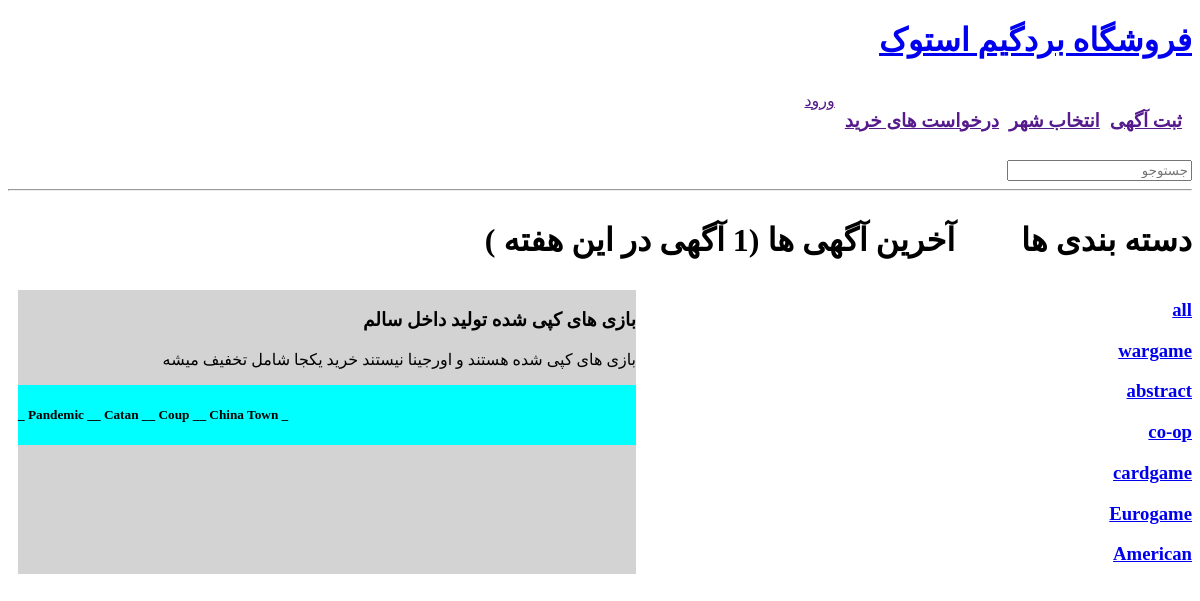
The app's page /?q=co-op with its own data.
### base/models.py (models this page shows, shortened)
class Deal(models.Model):
    STATUS = [
        ('0','OPEN DEAL'),
        ('1','SOLD'),
        ('2','SEMI SOLD'),
        ('3','UNKNOWN'),
    ]
    title = models.CharField(max_length=200,null=True)
    description = models.TextField(max_length=1500,null=True,blank=True)
    seller = models.ForeignKey(User,null=True,on_delete=models.CASCADE,related_name='seller')
    buyer = models.ManyToManyField(User,related_name='buyer',null=True,blank=True)
    stock = models.ManyToManyField('Boardgame',related_name='stock',null=True,blank=True)
    totalPrice = models.IntegerField(default=0,validators=[
            MaxValueValidator(100000000),
            MinValueValidator(50000),
        ])
    created = models.DateTimeField(auto_now_add=True)
    updated = models.DateTimeField(auto_now=True)
    dealDate = models.DateField(null=True,blank=True)
    status = models.CharField(default=0,max_length=1,choices=STATUS)
    sellerToughts = models.TextField(max_length=500,null=True,blank=True)
    buyerToughts = models.TextField(max_length=500,null=True,blank=True)
    class Meta:
        ordering = ['-updated','-created']

class Boardgame(models.Model):
    MADE_IN = [
        ('0','IRANI'),
        ('1','KHAREJI'),
    ]
    name = models.CharField(max_length=200,null=True)
    price = models.IntegerField(null=True,validators=[
            MaxValueValidator(100000000),
            MinValueValidator(10000),
        ])
    description = models.TextField(max_length=1500,null=True,blank=True)
    made = models.CharField(default=0,max_length=1,choices=MADE_IN)
    topics = models.ManyToManyField('Topic',related_name='topics',null=True,blank=True)
    rank = models.IntegerField(null=True,blank=True,validators=[
            MaxValueValidator(5000),
            MinValueValidator(1),
        ])
    players = models.CharField(max_length=10,blank=True,null=True)
    duration = models.IntegerField(null=True,blank=True,validators=[
            MaxValueValidator(600),
            MinValueValidator(1),
        ])
    complexity = models.DecimalField(max_digits=3, decimal_places=2,null=True,blank=True)
    designer = models.CharField(max_length=100,null=True,blank=True)
    publisher = models.CharField(max_length=100,null=True,blank=True)
    publisher = models.CharField(max_length=100,null=True,blank=True)

class Topic(models.Model):
    name = models.CharField(max_length=200,null=True)

### base/views.py (the view)
# urls.py: 2. Add a URL to urlpatterns:  path('', views.home, name='home')
def home(request):
    q = request.GET.get('q') if request.GET.get('q') != None else ''
    deals = Deal.objects.filter(Q(stock__topics__name__icontains=q)).distinct()
    topics = Topic.objects.all()
    context = {'deals':deals,'topics':topics}
    return render(request,'base/home.html',context)

### base/templates/base/home.html (shortened to what this page needs)
{% extends 'main.html' %}
{% block content %}
<div class="home-container">
    <h1 dir="rtl" align="right"> آخرین آگهی ها ({{deals.count}} آگهی در این هفته ) </h1>
    <h1 dir="rtl" align="right">دسته بندی ها </h1>
    <div class="grid-container">
        {% for deal in deals %}
        <div class="grid-item-container">
            <h3 dir="rtl">{{deal.title}}</h3>
            <p dir="rtl">{{deal.description}}</p>
            <div class="game-name-container">
                {% for boardgame in deal.stock.all %}
                <h5> _ {{boardgame.name}} _ </h5>
                {% endfor %}
            </div>
        </div>
        {% endfor %}
    </div>
    <div>
        <a href="{% url 'homeurl' %}?q="><h3 dir="rtl">all</h3></a>
        {% for topic in topics %}
        <a href="{% url 'homeurl' %}?q={{topic.name}}"><h3 dir="rtl">{{topic.name}}</h3></a>
        {% endfor %}
    </div>
</div>
{% endblock %}

### base/templates/base/home.html (style rules this page uses)
.home-container { display: grid; grid-template-columns: 4fr 1fr; }
.grid-container { display: grid; grid-template-columns: auto auto auto; gap: 10px; padding: 10px; }
.grid-item-container { background-color: lightgrey; }
.game-name-container { display: flex; flex-direction: row; background-color: aqua; }

### records on screen
Deal: title "بازی های کپی شده تولید داخل سالم", description "بازی های کپی شده هستند و اورجینا نیستند خرید یکجا شامل تخفیف میشه"
Boardgame: name "Pandemic"
Boardgame: name "Catan"
Boardgame: name "Coup"
Boardgame: name "China Town"
Topic: name "wargame"
Topic: name "abstract"
Topic: name "co-op"
Topic: name "cardgame"
Topic: name "Eurogame"
Topic: name "American"

### other values on screen
{{ deals.count }} "1"
